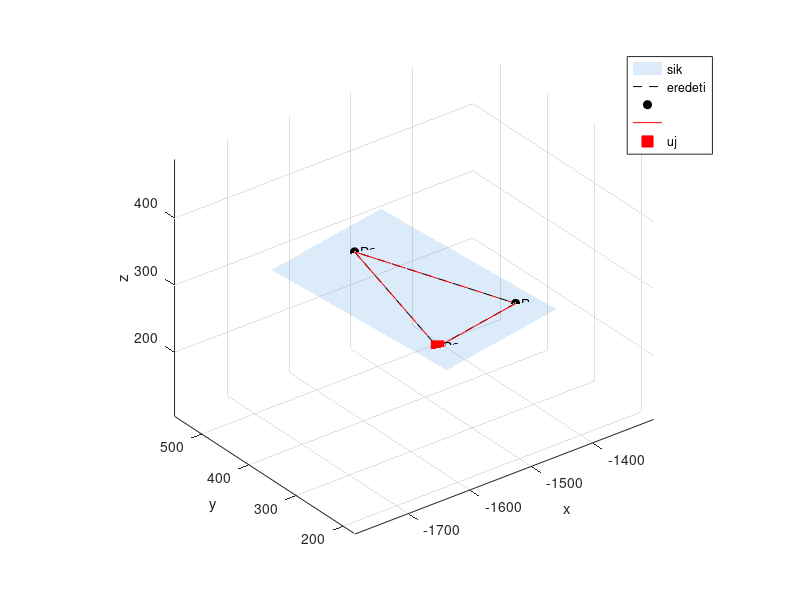

The MATLAB source for this figure:
%% sikpont_mozgatas.m
% 3 pont meghataroz egy siknak. A kivalasztott pontot ezen a sikon mozgatjuk:
% megadsz ket cel koordinatat, a harmadikat a script szamolja ki.

clear; clc; close all;

%% ===== BEMENET =====
% 3 pont [x y z] (soronkent egy pont)
P = [-1482.977, 230.017, 316.405;      % P1
    -1609.680, 230.898, 295.542;     % P2
    -1535.842, 502.499, 286.939];    % P3

kivalasztott = 2;       % melyik pontot mozgatjuk (1, 2 vagy 3)

szamolt_koord = 'z';    % melyik koordinatat szamolja ki: 'x', 'y' vagy 'z'

% Cel ertekek a MASIK ket koordinatara (a szamolt koordinata erteke itt nem szamit)
% sorrend: [x y z] -> a szamolt koordinata helyere barmit irhatsz (pl. NaN)
cel = [-1609.680, 230.368  NaN];

abrazol = true;         % abra be/ki

%% ===== SZAMOLAS =====
ax = find('xyz' == lower(szamolt_koord));
if isempty(ax)
    error('szamolt_koord csak ''x'', ''y'' vagy ''z'' lehet.');
end
if ~ismember(kivalasztott, 1:3)
    error('kivalasztott csak 1, 2 vagy 3 lehet.');
end

% sik normalvektora: n = (P2-P1) x (P3-P1)
n = cross(P(2,:) - P(1,:), P(3,:) - P(1,:));
if norm(n) < 1e-12
    error('A 3 pont egy egyenesen van (vagy egybeesik), nem hataroz meg siket.');
end

% sikegyenlet: n . (Q - P1) = 0, ahol P1 a sik egy pontja
% (a sik fix: az EREDETI 3 pont hatarozza meg, a mozgatott pont ezen marad)
P0 = P(1,:);
if abs(n(ax)) < 1e-12
    error(['A sik parhuzamos a(z) ' szamolt_koord ' tengellyel, ezt a koordinatat ' ...
        'nem lehet egyertelmuen kiszamolni. Valassz masik koordinatat.']);
end

Q = cel;
mas = setdiff(1:3, ax);
if any(isnan(Q(mas)))
    error('A ket nem szamolt koordinatanak meg kell adni a cel erteket.');
end

Q(ax) = P0(ax) - (n(mas) * (Q(mas) - P0(mas))') / n(ax);

% eredmeny
Puj = P;
Puj(kivalasztott, :) = Q; %#ok<NASGU>
Pu = P;
Pu(kivalasztott, :) = Q;

fprintf('Sik normalvektor: [%.4f %.4f %.4f]\n', n);
fprintf('P%d regi: [%.4f %.4f %.4f]\n', kivalasztott, P(kivalasztott,:));
fprintf('P%d uj:   [%.4f %.4f %.4f]  (szamolt: %s)\n', kivalasztott, Q, lower(szamolt_koord));

% ellenorzes: az uj pont rajta van-e az eredeti siken
hiba = n * (Q - P0)';
fprintf('Ellenorzes (n.(Q-P1), 0-nak kell lennie): %.3e\n', hiba);

%% ===== ABRA =====
if abrazol
    figure('Name','Sikpont mozgatas'); hold on; grid on; axis equal;
    xlabel('x'); ylabel('y'); zlabel('z'); view(3);

    % sik megjelenitese az eredeti 3 pont + uj pont koruli teglalapon
    pts = [P; Q];
    u = P(2,:) - P(1,:);  u = u / norm(u);
    v = cross(n/norm(n), u);
    c = mean(pts, 1);
    st = [(pts - c) * u', (pts - c) * v'];
    umin = min(st(:,1)); umax = max(st(:,1));
    vmin = min(st(:,2)); vmax = max(st(:,2));
    mu = 0.2 * (umax - umin + eps); mv = 0.2 * (vmax - vmin + eps);
    [U, V] = meshgrid(linspace(umin-mu, umax+mu, 2), linspace(vmin-mv, vmax+mv, 2));
    X = c(1) + U*u(1) + V*v(1);
    Y = c(2) + U*u(2) + V*v(2);
    Z = c(3) + U*u(3) + V*v(3);
    surf(X, Y, Z, 'FaceAlpha', 0.2, 'EdgeColor', 'none', 'FaceColor', [0.3 0.6 0.9]);

    % eredeti haromszog
    plot3(P([1 2 3 1],1), P([1 2 3 1],2), P([1 2 3 1],3), 'k--');
    plot3(P(:,1), P(:,2), P(:,3), 'ko', 'MarkerFaceColor', 'k');
    % uj haromszog
    plot3(Pu([1 2 3 1],1), Pu([1 2 3 1],2), Pu([1 2 3 1],3), 'r-');
    plot3(Q(1), Q(2), Q(3), 'rs', 'MarkerFaceColor', 'r', 'MarkerSize', 9);
    for i = 1:3
        text(P(i,1), P(i,2), P(i,3), sprintf('  P%d', i));
    end
    legend({'sik','eredeti','','','uj','uj pont'}, 'Location','best');
end
